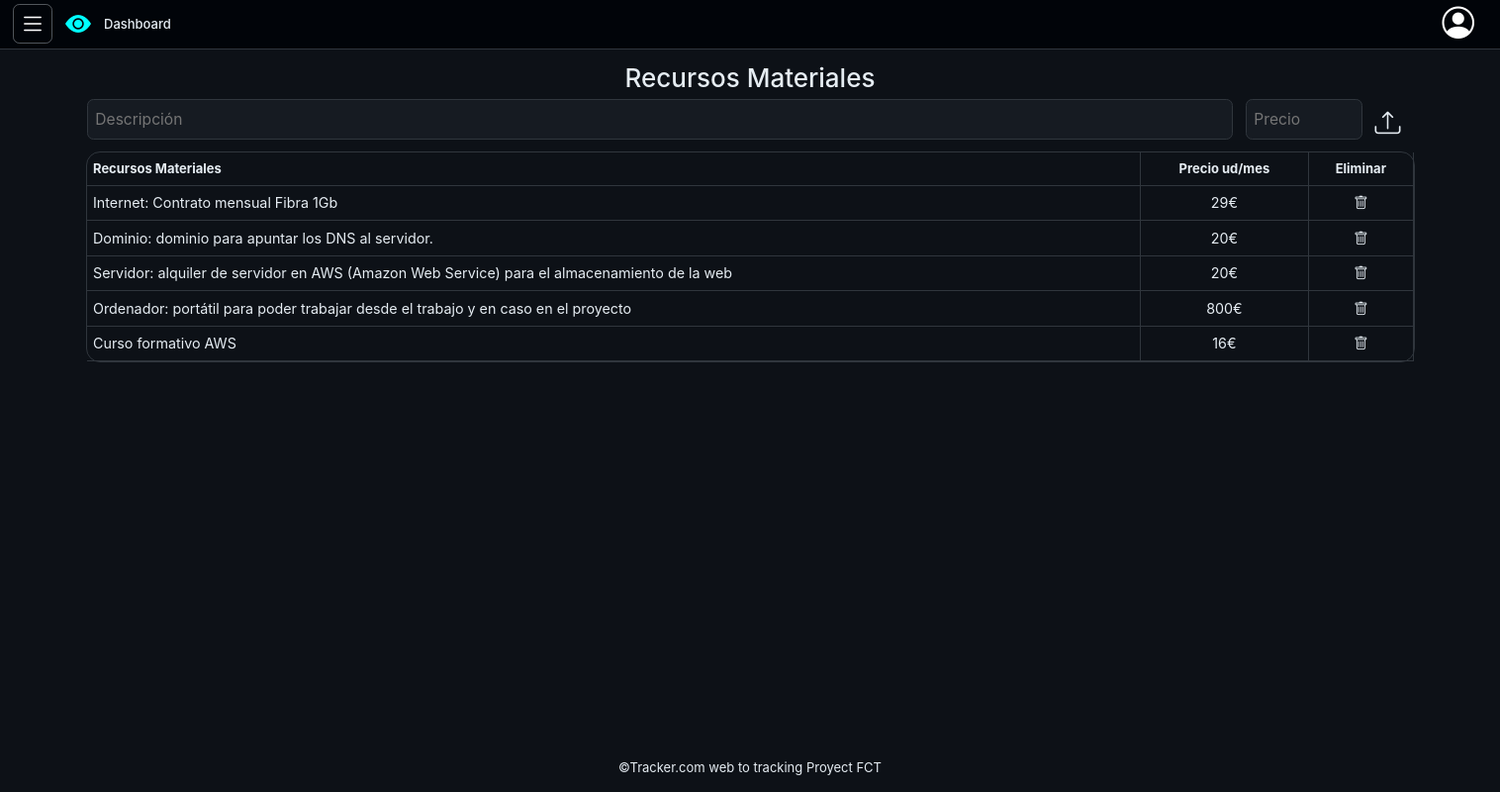
Page /dashboard.php?recursosm (signed in) on the committed database.
### tables this page shows
CREATE TABLE `recursosm` (
  `cod_Recurso` int(11) AUTO_INCREMENT PRIMARY KEY,
  `descripcion` varchar(500) NOT NULL,
  `precio` int(11) NOT NULL,
  `id_Alumno` int(11) NOT NULL,
  FOREIGN KEY (id_Alumno) REFERENCES usuarios(id) ON DELETE CASCADE
);

### php/conexion.php (called while the page is built, shortened)
<?php
class Conexion extends PDO
{
    private $host = 'localhost';
    private $BBDD = 'tracker';
    public function __construct()
    {
        $dsn = "mysql:host=$this->host;dbname=$this->BBDD;charset=utf8";
    }
    function verRecursosM($id_Alumno)
    {
        $sql = 'SELECT * FROM recursosm WHERE id_Alumno = ?';
        $stmt = $this->prepare($sql);
        $stmt->bindParam(1, $id_Alumno, PDO::PARAM_INT);
        $stmt->execute();
        if ($stmt->rowCount() > 0) {
            return $stmt->fetchAll(PDO::FETCH_OBJ);
        } else {
            return null;
        }
    }
}

### php/recursosm.php (the view, shortened to what this page needs)
<section id="recursos">
    <h2>Recursos Materiales</h2>
    <section id="formrecursos">
        <form action="php/modificador.php" method="POST" class="recursoM">
            <input type="text" name="contenido" placeholder="Descripción">
            <input type="text" name="precio" placeholder="Precio">
            <label for="submit">
                <i class="bi bi-upload"></i>
            </label>
        </form>
    </section>
    <?php
    require_once "conexion.php";
    if ($recursos = (new Conexion)->verRecursosM($_SESSION["usuario"]->id)) {
        echo "<table class=\"tablarecursos\"><tr><th>Recursos Materiales</th><th>Precio ud/mes</th><th>Eliminar</th></tr>";
        foreach ($recursos as $recurso) {
            echo "<tr><td>{$recurso->descripcion}</td><td>{$recurso->precio}€</td><td><a href=\"php/modificador.php?cod_RecursoM={$recurso->cod_Recurso}\"><i class=\"bi bi-trash\"></i></a></td></tr>";
        }
    }
    ?>
    </table>
</section>

### css/styles.css (style rules this page uses)
*, *::after, *::before { margin: 0; padding: 0; box-sizing: border-box; }
:root { font-size: 13px; font-family: Verdana, Geneva, Tahoma, sans-serif; }
body { width: 100vw; min-height: 100vh; display: flex; flex-direction: column; justify-content: space-between; overflow-x: hidden; overflow-y: auto; background-color: #010409; }
body #main-dashboard label { cursor: pointer; border: none; float: right; outline: none; margin-right: 1rem; margin-bottom: 0.5rem; display: grid; place-content: center; }
body #main-dashboard label i { color: #E6EDF3; font-size: 1.3rem; }
body #main-dashboard input { display: block; background-color: #161B22; border-radius: 0.5rem; border: 1px solid #30363d; width: 100%; color: #E6EDF3; padding: 1rem; margin-bottom: 1rem; font-size: 1.2rem; }
body #main-dashboard #recursos { width: 100%; height: 100%; display: flex; flex-direction: column; align-items: center; color: #E6EDF3; }
body #main-dashboard #recursos #formrecursos { width: 90%; }
body #main-dashboard #recursos #formrecursos i { font-size: 2rem; }
body #main-dashboard #recursos #formrecursos form { display: flex; flex-direction: row; justify-content: space-between; align-items: center; gap: 1rem; }
body #main-dashboard #recursos #formrecursos form input[type=text] { width: 100%; padding: 0.6rem; }
body #main-dashboard #recursos #formrecursos form input[type=text]:nth-child(2) { width: 10%; }
body #main-dashboard #recursos .tablarecursos { width: 90%; flex-grow: 1; outline: 1px solid #30363d; border-radius: 1rem; border-collapse: collapse; }
body #main-dashboard #recursos .tablarecursos i, body #main-dashboard #recursos .tablarecursos td { color: #E6EDF3; font-size: 1.1rem; }
body #main-dashboard #recursos .tablarecursos th:not(:nth-child(1)), body #main-dashboard #recursos .tablarecursos td:not(:nth-child(1)) { text-align: center; }
body #main-dashboard #recursos .tablarecursos th, body #main-dashboard #recursos .tablarecursos td { padding: 0.5rem; border-bottom: 1px solid #30363d; border-right: 1px solid #30363d; }

### rows in the picture
recursosm: descripcion "Internet: Contrato mensual Fibra 1Gb", precio "29"
recursosm: descripcion "Dominio: dominio para apuntar los DNS al servidor.", precio "20"
recursosm: descripcion "Servidor: alquiler de servidor en AWS (Amazon Web Service) para el almacenamiento de la web", precio "20"
recursosm: descripcion "Ordenador: portátil para poder trabajar desde el trabajo y en caso en el proyecto", precio "800"
recursosm: descripcion "Curso formativo AWS", precio "16"
